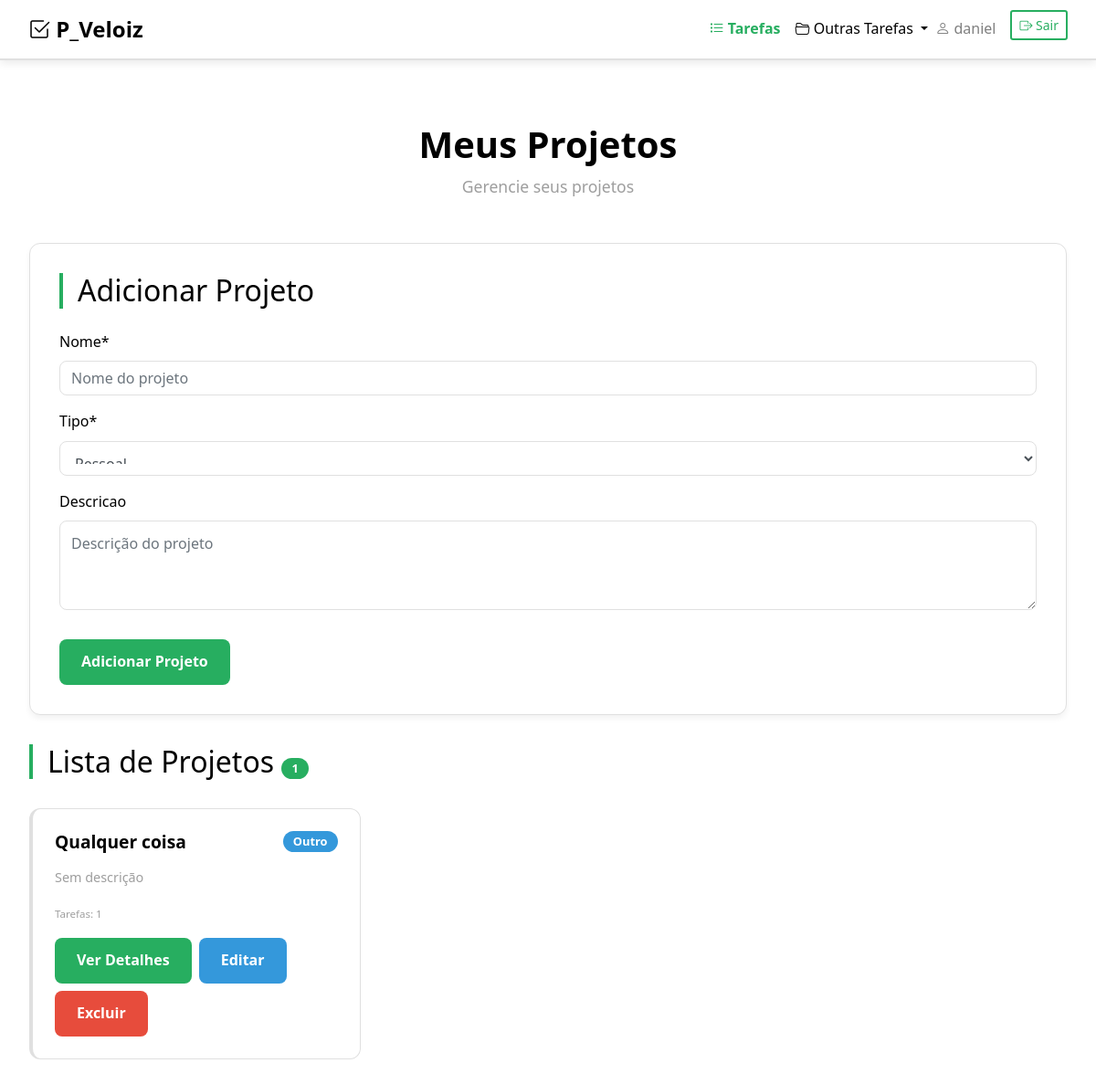
Screenshot of /projetos/ (signed in) with the database file from the repository.
### veloizapp/models.py (models this page shows, shortened)
class Projeto(models.Model):
    TIPOS_PROJETO = [
        ('pessoal', 'Pessoal'),
        ('trabalho', 'Trabalho'),
        ('estudos', 'Estudos'),
        ('saude', 'Saúde'),
        ('financas', 'Finanças'),
        ('outro', 'Outro'),
    ]
    nome = models.CharField(max_length=100)
    descricao = models.TextField(blank=True, null=True)
    tipo = models.CharField(max_length=20, choices=TIPOS_PROJETO, default='pessoal')
    usuario = models.ForeignKey(User, on_delete=models.CASCADE, related_name="projetos")

### veloizapp/views.py (the view)
# urls.py: path('projetos/', views.projetos, name='projetos'),
def projetos(request):
    projetos = Projeto.objects.filter(usuario=request.user)
    if request.method == 'POST':
        form = adicionarProjeto(request.POST)
        if form.is_valid():
            projeto = form.save(commit=False)
            projeto.usuario = request.user
            projeto.save()
            return redirect('projetos')
    else:
        form = adicionarProjeto()
    return render(request, 'veloizapp/projetos.html', {'projetos': projetos, 'form': form})

### veloizapp/forms.py
class adicionarProjeto(forms.ModelForm):
    class Meta:
        model = Projeto
        fields = ['nome', 'tipo', 'descricao']
        widgets = {
            'nome': forms.TextInput(attrs={'class': 'form-control', 'placeholder': 'Nome do projeto'}),
            'tipo': forms.Select(attrs={'class': 'form-control'}),
            'descricao': forms.Textarea(attrs={'rows': 3, 'class': 'form-control', 'placeholder': 'Descrição do projeto'})
        }

### veloizapp/templates/veloizapp/projetos.html (shortened to what this page needs)
{% extends 'veloizapp/base.html' %}
{% load static %}
{% load crispy_forms_tags %}
{% block content %}
<div class="container-modern">
    <div class="section-header">
        <h1 class="section-title">Meus Projetos</h1>
        <p class="section-subtitle">Gerencie seus projetos</p>
    </div>
    <div class="card-modern">
        <h2 class="mb-4" style="color: var(--black); border-left: 4px solid var(--green-primary); padding-left: 1rem;">
            Adicionar Projeto
        </h2>
        <form method="post">
            {{ form|crispy }}
            <button type="submit" class="btn-modern btn-primary mt-3">
                Adicionar Projeto
            </button>
        </form>
    </div>
    <div class="tasks-section">
        <h2 class="mb-4" style="color: var(--black); border-left: 4px solid var(--green-primary); padding-left: 1rem;">
            Lista de Projetos
            <span class="badge" style="background: var(--green-primary);">
                {{ projetos|length }}
            </span>
        </h2>
        {% if projetos %}
        <div class="tasks-grid">
            {% for projeto in projetos %}
            <div class="task-card">
                <div class="task-header">
                    <h3 class="task-title">{{ projeto.nome }}</h3>
                    <span class="badge" style="background: #3498db;">
                        {{ projeto.get_tipo_display }}
                    </span>
                </div>
                <div class="task-meta">
                    <p>{{ projeto.descricao|default:"Sem descrição" }}</p>
                    <small>Tarefas: {{ projeto.tarefas.count }}</small>
                </div>
                <div class="task-actions">
                    <a href="{% url 'detalhes_projeto' projeto.id %}" class="btn-modern btn-primary">
                        Ver Detalhes
                    </a>
                    <a href="{% url 'editar_projeto' projeto.id %}" class="btn-modern" style="background: #3498db; color: white;">
                        Editar
                    </a>
                    <a href="{% url 'excluir_projeto' projeto.id %}" class="btn-modern btn-danger">
                        Excluir
                    </a>
                </div>
            </div>
            {% endfor %}
        </div>
        {% else %}
        <div class="empty-state">
            <h3>Nenhum projeto criado</h3>
            <p>Crie seu primeiro projeto usando o formulário acima.</p>
        </div>
        {% endif %}
    </div>
</div>
{% endblock %}

### veloizapp/templates/veloizapp/base.html (shortened to what this page needs)
<!doctype html>
<html lang="pt-BR">
  <head>
    <link href="https://cdn.jsdelivr.net/npm/bootstrap@4.6.0/dist/css/bootstrap.min.css" rel="stylesheet">
    <link rel="stylesheet" href="https://cdn.jsdelivr.net/npm/bootstrap-icons@1.11.0/font/bootstrap-icons.css">
    {% load static %}
    <link rel="stylesheet" href="{% static 'veloizapp/css/style.css' %}">
  </head>
  <body style="padding-top: 70px;">
    {% if not request.path == '/' %}
    <nav class="navbar fixed-top navbar-expand-lg navbar-light navbar-professional">
      <div class="container-fluid">
        <a class="navbar-brand" href="{% url 'tarefas_pendentes' %}">
          <i class="bi bi-check2-square"></i> P_Veloiz
        </a>
        <div class="collapse navbar-collapse" id="navbarSupportedContent">
          <ul class="navbar-nav ml-auto">
            <li class="nav-item">
              <a class="nav-link active" href="{% url 'tarefas_pendentes' %}">
                <i class="bi bi-list-task"></i> Tarefas
              </a>
            </li>
            <li class="nav-item dropdown">
              <a class="nav-link dropdown-toggle" href="#" data-toggle="dropdown">
                <i class="bi bi-folder2-open"></i> Outras Tarefas
              </a>
            </li>
            {% if user.is_authenticated %}
            <li class="nav-item">
              <span class="navbar-text mr-3">
                <i class="bi bi-person"></i> {{ user.username }}
              </span>
            </li>
            <li class="nav-item">
              <a class="btn btn-outline-custom btn-sm" href="{% url 'login_page' %}?logout=1">
                <i class="bi bi-box-arrow-right"></i> Sair
              </a>
            </li>
            {% endif %}
          </ul>
        </div>
      </div>
    </nav>
    {% endif %}
    <div class="container-modern">
      {% block content %}
      {% endblock %}
    </div>
  </body>
</html>

### veloizapp/static/veloizapp/css/style.css (style rules this page uses)
:root { --white: #FFFFFF; --black: #000000; --gray-light: #F5F5F5; --gray-medium: #E0E0E0; --gray-dark: #9E9E9E; --green-primary: #27AE60; --green-dark: #219653; --green-light: #6FCF97; }
* { margin: 0; padding: 0; box-sizing: border-box; }
body { background-color: var(--white); color: var(--black); font-family: 'Segoe UI', Tahoma, Geneva, Verdana, sans-serif; line-height: 1.6; }
.navbar-professional { background: var(--white) !important; border-bottom: 2px solid var(--gray-medium); box-shadow: 0 2px 10px rgba(0,0,0,0.1); }
.navbar-brand { color: var(--black) !important; font-weight: 700; font-size: 1.5rem; }
.nav-link { color: var(--black) !important; font-weight: 500; transition: color 0.3s ease; }
.nav-link.active { color: var(--green-primary) !important; font-weight: 600; }
.btn-outline-custom { border: 2px solid var(--green-primary); color: var(--green-primary); font-weight: 500; }
.container-modern { max-width: 1200px; margin: 0 auto; padding: 2rem 1rem; }
.card-modern { background: var(--white); border: 1px solid var(--gray-medium); border-radius: 12px; padding: 2rem; margin-bottom: 2rem; box-shadow: 0 4px 6px rgba(0,0,0,0.05); }
.section-header { text-align: center; margin-bottom: 3rem; }
.section-title { font-size: 2.5rem; font-weight: 700; color: var(--black); margin-bottom: 0.5rem; }
.section-subtitle { font-size: 1.1rem; color: var(--gray-dark); }
.btn-modern { padding: 0.75rem 1.5rem; border: none; border-radius: 8px; font-weight: 600; text-decoration: none; display: inline-block; transition: all 0.3s ease; cursor: pointer; }
.btn-primary { background: var(--green-primary); color: var(--white); }
.btn-danger { background: #E74C3C; color: white; }
.tasks-grid { display: grid; grid-template-columns: repeat(auto-fill, minmax(350px, 1fr)); gap: 1.5rem; margin-top: 2rem; }
.task-card { background: var(--white); border: 1px solid var(--gray-medium); border-radius: 12px; padding: 1.5rem; transition: all 0.3s ease; border-left: 4px solid var(--gray-medium); }
.task-header { display: flex; justify-content: space-between; align-items: flex-start; margin-bottom: 1rem; }
.task-title { font-size: 1.2rem; font-weight: 600; color: var(--black); margin: 0; }
.task-meta { color: var(--gray-dark); font-size: 0.9rem; margin-bottom: 1rem; }
.task-actions { display: flex; gap: 0.5rem; flex-wrap: wrap; }
.badge { padding: 0.3rem 0.7rem; border-radius: 20px; font-size: 0.8rem; font-weight: 600; color: white; }
.form-control { border: 1px solid var(--gray-medium); border-radius: 8px; padding: 0.75rem; transition: all 0.3s ease; }

### rows the page displays
Projeto: nome "Qualquer coisa", tipo "Outro", descricao "Sem descrição", tarefas.count "1"

### other values shown
{{ user.username }} "daniel"
{{ projetos|length }} "1"
